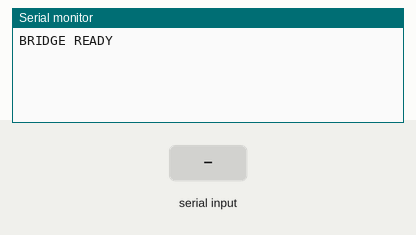
Recording of a sketch running on a simulated ESP32. Parts: the last lines printed to the serial monitor. Inputs (shaded band) come from the test bench.

Above: at 1.2 s.
1.3 s: "$\n" received over Serial
At 2.5 s:
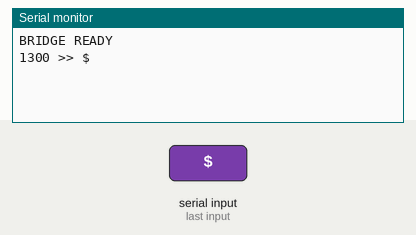
2.8 s: "$\n" received over the second serial link
At 3.7 s:
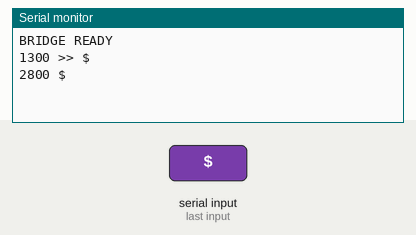
4.3 s: "*\n" received over Serial
At 4.9 s:
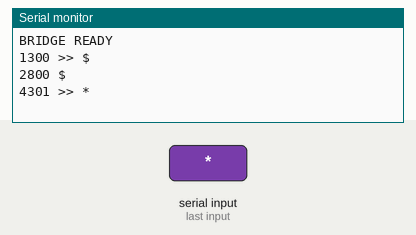
5.8 s: "*\n" received over the second serial link
At 7.0 s:
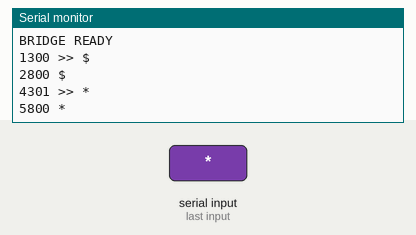
7.3 s: ">\n" received over Serial
At 8.3 s:
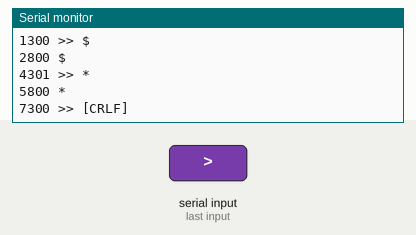
8.8 s: ">\n" received over the second serial link
At 9.5 s:
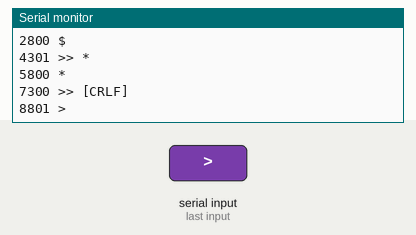

Measured:
- after the input at 1.3 s, the serial monitor: prints a new line at once (image 1)
- after the input at 2.8 s, the serial monitor: prints a new line at once (image 2)
- after the input at 4.3 s, the serial monitor: prints a new line at once (image 3)
- after the input at 5.8 s, the serial monitor: prints a new line at once (image 4)
- after the input at 7.3 s, the serial monitor: prints a new line at once (image 5)
- after the input at 8.8 s, the serial monitor: prints a new line at once (image 6)

The sketch:

C4001Bridge.ino
```cpp
// 診斷用：USB（115200）<-> C4001 UART（9600，RX=16、TX=17）直通，每行加上 ESP32 時間戳記（ms）
// USB 輸入一行：
//   text   -> 原樣送給雷達（不加換行，與 DFRobot 函式庫相同）
//   >text  -> 送 text + "\r\n"（資料手冊寫的格式）
#include <Arduino.h>

static char     lineBuf[160];
static size_t   lineLen     = 0;
static uint32_t lastByteMs  = 0;
static char     usbBuf[96];
static size_t   usbLen      = 0;

static void flushLine() {
  if (lineLen == 0) return;
  lineBuf[lineLen] = '\0';
  Serial.printf("%lu %s\n", static_cast<unsigned long>(millis()), lineBuf);
  lineLen = 0;
}

void setup() {
  Serial.begin(115200);
  Serial2.setRxBufferSize(2048);
  Serial2.begin(9600, SERIAL_8N1, 16, 17);
  Serial.println("BRIDGE READY");
}

void loop() {
  while (Serial2.available() > 0) {
    const char c = static_cast<char>(Serial2.read());
    lastByteMs   = millis();
    if (c == '\r' || c == '\n') {
      flushLine();
      continue;
    }
    if (c == '$') flushLine();  // 新資料框開始
    if (lineLen < sizeof(lineBuf) - 1) lineBuf[lineLen++] = c;
    if (c == '*') flushLine();  // 資料框結束
  }
  if (lineLen > 0 && millis() - lastByteMs > 30) flushLine();  // 沒有換行的提示字元等

  while (Serial.available() > 0) {
    const char c = static_cast<char>(Serial.read());
    if (c == '\r') continue;
    if (c == '\n') {
      usbBuf[usbLen] = '\0';
      if (usbLen > 0) {
        if (usbBuf[0] == '>') {
          Serial2.print(usbBuf + 1);
          Serial2.print("\r\n");
          Serial.printf("%lu >> [CRLF] %s\n", static_cast<unsigned long>(millis()), usbBuf + 1);
        } else {
          Serial2.print(usbBuf);
          Serial.printf("%lu >> %s\n", static_cast<unsigned long>(millis()), usbBuf);
        }
      }
      usbLen = 0;
    } else if (usbLen < sizeof(usbBuf) - 1) {
      usbBuf[usbLen++] = c;
    }
  }
}
```
